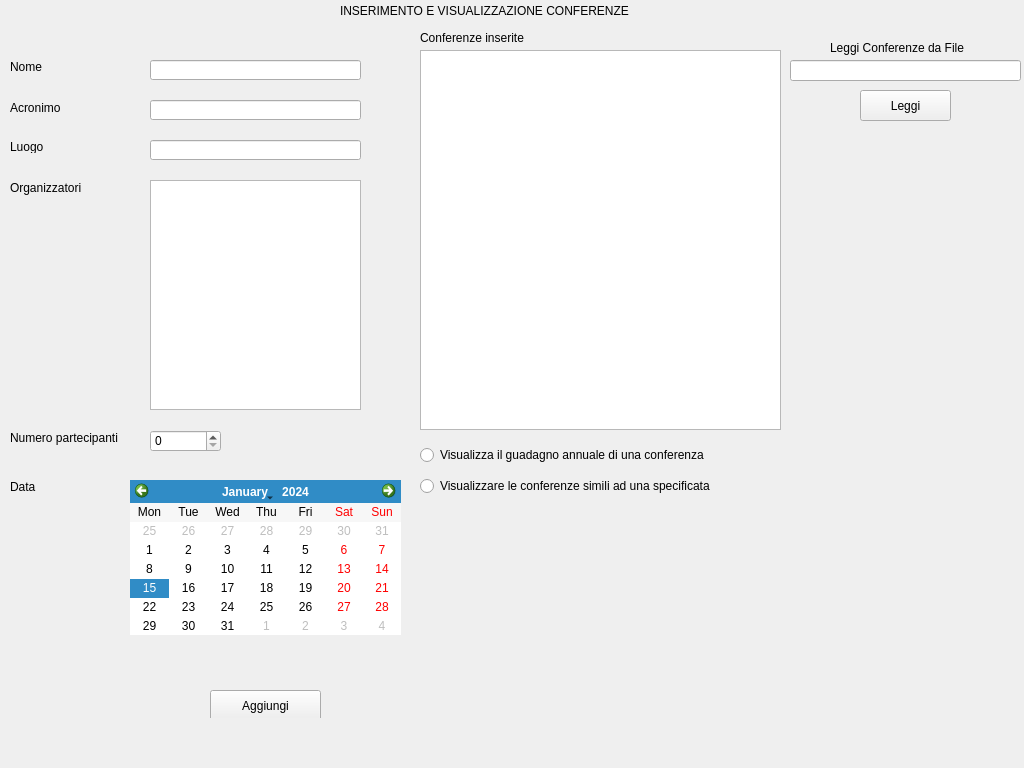
<?xml version="1.0" encoding="UTF-8"?>
<ui version="4.0">
 <class>paginaConferenza</class>
 <widget class="QWidget" name="paginaConferenza">
  <property name="geometry">
   <rect>
    <x>0</x>
    <y>0</y>
    <width>1024</width>
    <height>768</height>
   </rect>
  </property>
  <property name="windowTitle">
   <string>Form</string>
  </property>
  <widget class="QStackedWidget" name="stackedWidget">
   <property name="geometry">
    <rect>
     <x>0</x>
     <y>0</y>
     <width>1024</width>
     <height>718</height>
    </rect>
   </property>
   <property name="currentIndex">
    <number>0</number>
   </property>
   <widget class="QWidget" name="Home">
    <widget class="QLineEdit" name="Nome">
     <property name="geometry">
      <rect>
       <x>150</x>
       <y>60</y>
       <width>211</width>
       <height>20</height>
      </rect>
     </property>
    </widget>
    <widget class="QLabel" name="labelNome">
     <property name="geometry">
      <rect>
       <x>10</x>
       <y>60</y>
       <width>47</width>
       <height>13</height>
      </rect>
     </property>
     <property name="text">
      <string>Nome</string>
     </property>
    </widget>
    <widget class="QPushButton" name="buttonAggiungi">
     <property name="geometry">
      <rect>
       <x>210</x>
       <y>690</y>
       <width>111</width>
       <height>31</height>
      </rect>
     </property>
     <property name="text">
      <string>Aggiungi</string>
     </property>
    </widget>
    <widget class="QLabel" name="labelLuogo">
     <property name="geometry">
      <rect>
       <x>10</x>
       <y>140</y>
       <width>47</width>
       <height>13</height>
      </rect>
     </property>
     <property name="text">
      <string>Luogo</string>
     </property>
    </widget>
    <widget class="QLabel" name="labelAcronimo">
     <property name="geometry">
      <rect>
       <x>10</x>
       <y>100</y>
       <width>71</width>
       <height>16</height>
      </rect>
     </property>
     <property name="text">
      <string>Acronimo</string>
     </property>
    </widget>
    <widget class="QLabel" name="labelNumeroPartecipanti">
     <property name="geometry">
      <rect>
       <x>10</x>
       <y>430</y>
       <width>131</width>
       <height>16</height>
      </rect>
     </property>
     <property name="text">
      <string>Numero partecipanti</string>
     </property>
    </widget>
    <widget class="QCalendarWidget" name="Data">
     <property name="geometry">
      <rect>
       <x>130</x>
       <y>480</y>
       <width>271</width>
       <height>155</height>
      </rect>
     </property>
     <property name="autoFillBackground">
      <bool>true</bool>
     </property>
     <property name="verticalHeaderFormat">
      <enum>QCalendarWidget::NoVerticalHeader</enum>
     </property>
     <property name="navigationBarVisible">
      <bool>true</bool>
     </property>
     <property name="dateEditEnabled">
      <bool>true</bool>
     </property>
    </widget>
    <widget class="QLineEdit" name="Luogo">
     <property name="geometry">
      <rect>
       <x>150</x>
       <y>140</y>
       <width>211</width>
       <height>20</height>
      </rect>
     </property>
    </widget>
    <widget class="QSpinBox" name="NumeroPartecipanti">
     <property name="geometry">
      <rect>
       <x>150</x>
       <y>430</y>
       <width>71</width>
       <height>22</height>
      </rect>
     </property>
     <property name="maximum">
      <number>50000</number>
     </property>
    </widget>
    <widget class="QLabel" name="labelOrganizzatori">
     <property name="geometry">
      <rect>
       <x>10</x>
       <y>180</y>
       <width>91</width>
       <height>16</height>
      </rect>
     </property>
     <property name="text">
      <string>Organizzatori</string>
     </property>
    </widget>
    <widget class="QLineEdit" name="Acronimo">
     <property name="geometry">
      <rect>
       <x>150</x>
       <y>100</y>
       <width>211</width>
       <height>20</height>
      </rect>
     </property>
    </widget>
    <widget class="QLabel" name="labelData">
     <property name="geometry">
      <rect>
       <x>10</x>
       <y>480</y>
       <width>47</width>
       <height>13</height>
      </rect>
     </property>
     <property name="text">
      <string>Data</string>
     </property>
    </widget>
    <widget class="QListWidget" name="listConferenze">
     <property name="geometry">
      <rect>
       <x>420</x>
       <y>50</y>
       <width>361</width>
       <height>380</height>
      </rect>
     </property>
    </widget>
    <widget class="QPlainTextEdit" name="Organizzatori">
     <property name="geometry">
      <rect>
       <x>150</x>
       <y>180</y>
       <width>211</width>
       <height>230</height>
      </rect>
     </property>
    </widget>
    <widget class="QLabel" name="labelConferenzeInserite">
     <property name="geometry">
      <rect>
       <x>420</x>
       <y>30</y>
       <width>131</width>
       <height>16</height>
      </rect>
     </property>
     <property name="text">
      <string>Conferenze inserite</string>
     </property>
    </widget>
    <widget class="QLabel" name="labelTitolo">
     <property name="geometry">
      <rect>
       <x>340</x>
       <y>3</y>
       <width>311</width>
       <height>16</height>
      </rect>
     </property>
     <property name="text">
      <string>INSERIMENTO E VISUALIZZAZIONE CONFERENZE</string>
     </property>
    </widget>
    <widget class="QPushButton" name="buttonLeggi">
     <property name="geometry">
      <rect>
       <x>860</x>
       <y>90</y>
       <width>91</width>
       <height>31</height>
      </rect>
     </property>
     <property name="text">
      <string>Leggi</string>
     </property>
    </widget>
    <widget class="QLineEdit" name="Percorso">
     <property name="geometry">
      <rect>
       <x>790</x>
       <y>60</y>
       <width>231</width>
       <height>21</height>
      </rect>
     </property>
    </widget>
    <widget class="QLabel" name="labelLeggiDaFile">
     <property name="geometry">
      <rect>
       <x>830</x>
       <y>40</y>
       <width>161</width>
       <height>16</height>
      </rect>
     </property>
     <property name="text">
      <string>Leggi Conferenze da File</string>
     </property>
    </widget>
    <widget class="QWidget" name="layoutWidget">
     <property name="geometry">
      <rect>
       <x>420</x>
       <y>440</y>
       <width>341</width>
       <height>61</height>
      </rect>
     </property>
     <layout class="QVBoxLayout" name="verticalLayout">
      <item>
       <widget class="QRadioButton" name="buttonVisualizzaGuadagnoAnnualeConferenza">
        <property name="text">
         <string>Visualizza il guadagno annuale di una conferenza</string>
        </property>
       </widget>
      </item>
      <item>
       <widget class="QRadioButton" name="buttonVisualizzaConferenzeSimili">
        <property name="text">
         <string>Visualizzare le conferenze simili ad una specificata</string>
        </property>
       </widget>
      </item>
     </layout>
    </widget>
   </widget>
   <widget class="QWidget" name="pageVisualizzaGuadagnoAnnualeConferenza">
    <widget class="QListWidget" name="page2_listArticoli">
     <property name="geometry">
      <rect>
       <x>570</x>
       <y>150</y>
       <width>350</width>
       <height>370</height>
      </rect>
     </property>
    </widget>
    <widget class="QPushButton" name="page2_buttonIndietro">
     <property name="geometry">
      <rect>
       <x>10</x>
       <y>20</y>
       <width>101</width>
       <height>32</height>
      </rect>
     </property>
     <property name="text">
      <string>Indietro</string>
     </property>
    </widget>
    <widget class="QLabel" name="page2_labelGuadagnoTotale">
     <property name="geometry">
      <rect>
       <x>570</x>
       <y>573</y>
       <width>111</width>
       <height>16</height>
      </rect>
     </property>
     <property name="text">
      <string>Guadagno Totale</string>
     </property>
    </widget>
    <widget class="QLineEdit" name="page2_GuadagnoTotale">
     <property name="geometry">
      <rect>
       <x>680</x>
       <y>570</y>
       <width>101</width>
       <height>21</height>
      </rect>
     </property>
     <property name="readOnly">
      <bool>true</bool>
     </property>
    </widget>
    <widget class="QWidget" name="layoutWidget_5">
     <property name="geometry">
      <rect>
       <x>150</x>
       <y>150</y>
       <width>351</width>
       <height>391</height>
      </rect>
     </property>
     <layout class="QVBoxLayout" name="verticalLayout_9">
      <item>
       <widget class="QListWidget" name="page2_listConferenze"/>
      </item>
      <item>
       <widget class="QPushButton" name="page2_buttonSeleziona">
        <property name="text">
         <string>Seleziona</string>
        </property>
       </widget>
      </item>
     </layout>
    </widget>
    <widget class="QLabel" name="page2_labelTitolo">
     <property name="geometry">
      <rect>
       <x>380</x>
       <y>20</y>
       <width>301</width>
       <height>16</height>
      </rect>
     </property>
     <property name="text">
      <string>Visualizza il guadagno annuale di una conferenza</string>
     </property>
    </widget>
    <widget class="QLabel" name="page2_labelConferenze">
     <property name="geometry">
      <rect>
       <x>160</x>
       <y>130</y>
       <width>121</width>
       <height>16</height>
      </rect>
     </property>
     <property name="text">
      <string>Conferenze inserite</string>
     </property>
    </widget>
    <widget class="QLabel" name="page2_labelListArticoli">
     <property name="geometry">
      <rect>
       <x>570</x>
       <y>130</y>
       <width>181</width>
       <height>16</height>
      </rect>
     </property>
     <property name="text">
      <string>Articoli relativi alla selezione</string>
     </property>
    </widget>
   </widget>
   <widget class="QWidget" name="pageVisualizzaConferenzeSimili">
    <widget class="QLabel" name="page3_labelListConferenze">
     <property name="geometry">
      <rect>
       <x>160</x>
       <y>130</y>
       <width>121</width>
       <height>16</height>
      </rect>
     </property>
     <property name="text">
      <string>Conferenze inserite</string>
     </property>
    </widget>
    <widget class="QWidget" name="layoutWidget_6">
     <property name="geometry">
      <rect>
       <x>150</x>
       <y>150</y>
       <width>351</width>
       <height>391</height>
      </rect>
     </property>
     <layout class="QVBoxLayout" name="verticalLayout_11">
      <item>
       <widget class="QListWidget" name="page3_listConferenze"/>
      </item>
      <item>
       <widget class="QPushButton" name="page3_buttonSeleziona">
        <property name="text">
         <string>Seleziona</string>
        </property>
       </widget>
      </item>
     </layout>
    </widget>
    <widget class="QLabel" name="page3_labelListConferenzeSimili">
     <property name="geometry">
      <rect>
       <x>570</x>
       <y>130</y>
       <width>121</width>
       <height>16</height>
      </rect>
     </property>
     <property name="text">
      <string>Conferenze simili</string>
     </property>
    </widget>
    <widget class="QPushButton" name="page3_buttonIndietro">
     <property name="geometry">
      <rect>
       <x>10</x>
       <y>20</y>
       <width>101</width>
       <height>32</height>
      </rect>
     </property>
     <property name="text">
      <string>Indietro</string>
     </property>
    </widget>
    <widget class="QListWidget" name="page3_listConferenzeSimili">
     <property name="geometry">
      <rect>
       <x>570</x>
       <y>150</y>
       <width>350</width>
       <height>370</height>
      </rect>
     </property>
    </widget>
    <widget class="QLabel" name="page3_labelTitolo">
     <property name="geometry">
      <rect>
       <x>240</x>
       <y>10</y>
       <width>641</width>
       <height>41</height>
      </rect>
     </property>
     <property name="text">
      <string>Visualizzare le conferenze simili ad una specificata dall’utente.  
 Una conferenza è simile a un’altra conferenza se hanno almeno l’80% delle keyword in comune</string>
     </property>
     <property name="alignment">
      <set>Qt::AlignCenter</set>
     </property>
    </widget>
   </widget>
  </widget>
 </widget>
 <resources/>
 <connections/>
</ui>
